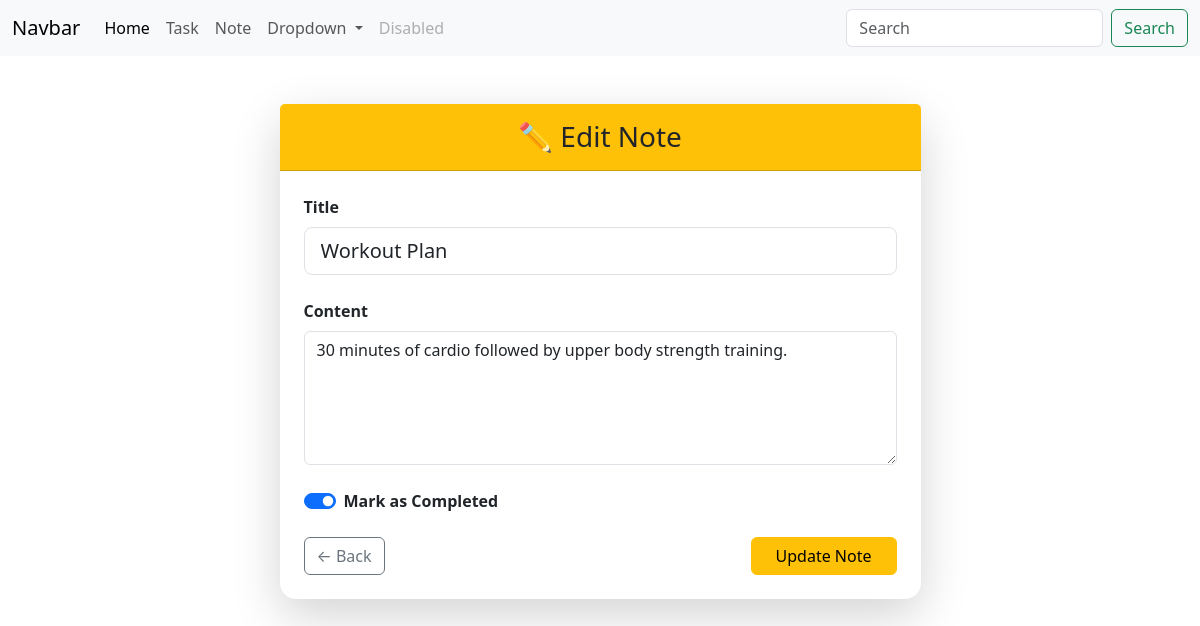
The app's page /note/edit/4/ with its own data.
### note/models.py (models this page shows, shortened)
class Note(models.Model):
    title = models.CharField(max_length=100)
    content = models.TextField()
    status = models.BooleanField(default=False)
    createdAt = models.DateTimeField(auto_now_add=True)
    updatedAt = models.DateTimeField(auto_now=True)

### note/views.py (the view, shortened to what this page needs)
# urls.py: path("note/edit/<int:id>/",views.edit_note,name="edit_note"),
def edit_note(request,id):
    note =get_object_or_404(Note, id=id)
    return render(request,"edit_note.html",{"note":note})

### Templates/edit_note.html (shortened to what this page needs)
{% extends "base.html" %}
{% block body %}
<div class="container py-5">
    <div class="row justify-content-center">
        <div class="col-lg-7 col-md-9">
            <div class="card shadow-lg border-0 rounded-4">
                <div class="card-header bg-warning text-dark text-center py-3">
                    <h3 class="mb-0">✏️ Edit Note</h3>
                </div>
                <div class="card-body p-4">
                    <form method="POST">
                        <div class="mb-4">
                            <label for="title" class="form-label fw-semibold">
                                Title
                            </label>
                            <input
                                type="text"
                                class="form-control form-control-lg"
                                id="title"
                                name="title"
                                value="{{ note.title }}"
                                aria-describedby="titleHelp"
                            >
                        </div>
                        <div class="mb-4">
                            <label for="content" class="form-label fw-semibold">
                                Content
                            </label>
                            <textarea
                                class="form-control"
                                id="content"
                                name="content"
                                rows="5"
                            >{{ note.content }}</textarea>
                        </div>
                        <div class="form-check form-switch mb-4">
                            <input
                                class="form-check-input"
                                type="checkbox"
                                id="status"
                                name="status"
                                {% if note.status %}checked{% endif %}
                            >
                            <label class="form-check-label fw-semibold" for="status">
                                Mark as Completed
                            </label>
                        </div>
                        <div class="d-flex justify-content-between">
                            <a href="{% url 'note' %}" class="btn btn-outline-secondary">
                                ← Back
                            </a>
                            <button type="submit" class="btn btn-warning px-4">
                                Update Note
                            </button>
                        </div>
                    </form>
                </div>
            </div>
        </div>
    </div>
</div>
{% endblock body %}

### records on screen
Note: title "Workout Plan", content "30 minutes of cardio followed by upper body strength training.", status "☑"
